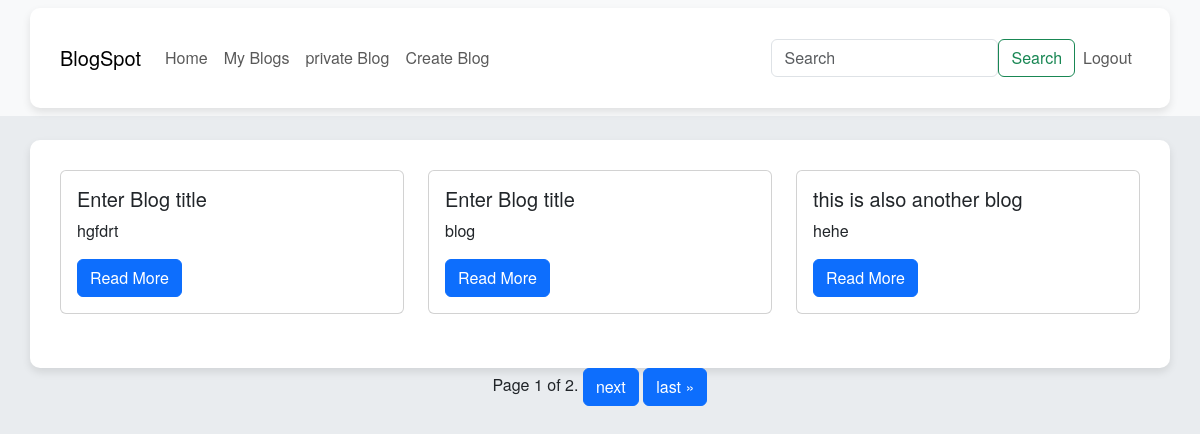
Page / (signed in) on the committed database.
### blog/models.py (models this page shows, shortened)
class Createblog(models.Model):
    user = models.ForeignKey(Bloguser, on_delete= models.CASCADE, related_name= 'user')
    title = models.TextField(max_length=256)
    description = models.TextField()
    blog_img = models.ImageField(upload_to='media/', blank=True)
    published_on = models.DateField(default= timezone.now)
    edited_on = models.DateField(default=timezone.now)
    BLOG_CHOICES = (
        ('P', 'Private'),
        ('S', 'Public'),
    )
    blog_type = models.CharField(max_length=20, default= "S", choices=BLOG_CHOICES)

### blog/views.py (the view)
# urls.py: path('', index, name = "index"),
def index(request):
    blogs = Createblog.objects.filter(blog_type= 'S')[::-1]
    paginator = Paginator(blogs, 3)
    page_number = request.GET.get("page")
    page_obj = paginator.get_page(page_number)
    return render(request, 'index.html', {"blogs":blogs, "page_obj":page_obj,})

### blog/templates/index.html (shortened to what this page needs)
<!DOCTYPE html>
<html lang="en">
<head>
    {% load bootstrap5 %}
    {% bootstrap_css %}
</head>
<body>
    <nav class="navbar navbar-expand-lg navbar-light bg-light">
       <div class="container">
        <a class="navbar-brand" href="{% url 'index' %}">BlogSpot</a>
        <div class="collapse navbar-collapse" id="navbarSupportedContent">
            <ul class="navbar-nav mr-auto">
                <li class="nav-item active">
                    <a class="nav-link" href="{% url 'index' %}">Home</a>
                </li>
                {% if user.is_authenticated %}
                <li class="nav-item">
                    <a class="nav-link" href="{% url 'myblog' %}">My Blogs</a>
                </li>
                <li class="nav-item">
                    <a class="nav-link" href="{% url 'privateblog' %}">private Blog</a>
                </li>
                <li class="nav-item">
                    <a class="nav-link" href="{% url 'newblog' %}">Create Blog</a>
                </li>
            </div>
                <form method="POST" action="{% url 'individual' %}" class="form-inline d-flex my-2 my-lg-0">
                    <input class="form-control mr-sm-2" type="search" name="search_item" placeholder="Search" aria-label="Search">
                    <button class="btn btn-outline-success my-2 my-sm-0" style="display: inline-block; margin-top: 8px;"  type="submit">Search</button>
                </form>
                <li class="nav-item navbar-nav mr-auto">
                    <a class="nav-link" href="{% url 'logout' %}">Logout</a>
                </li>
                {% else %}
                <li class="nav-item navbar-nav mr-auto">
                    <a class="nav-link" href="{% url 'login' %}">Login</a>
                </li>
                {% endif %}
        </div>
    </nav>
    {% if user.is_authenticated %}
    <div class="container mt-4">
        <div class="row">
            {% for blog in page_obj %}
            <div class="col-md-4 mb-4">
                <div class="card">
                    <div class="card-body">
                        <h5 class="card-title">{{ blog.title }}</h5>
                        <p class="card-text">{{ blog.description|truncatewords:15 }}</p>
                        <a href="{% url 'details' blog.pk %}" class="btn btn-primary">Read More</a>
                    </div>
                </div>
            </div>
            {% endfor %}
        </div>
    </div>
    <div class="pagination d-flex justify-content-center">
        <span class="step-links">
            <span class="current">
                Page {{ page_obj.number }} of {{ page_obj.paginator.num_pages }}.
            </span>
            {% if page_obj.has_next %}
            <a href="?page={{ page_obj.next_page_number }}" class="btn btn-primary">next</a>
            <a href="?page={{ page_obj.paginator.num_pages }}" class="btn btn-primary">last &raquo;</a>
            {% endif %}
        </span>
    </div>
    {% endif %}
</body>
</html>

### blog/templates/index.html (style rules this page uses)
body { background-color: #e9ecef; font-family: 'Helvetica Neue', Arial, sans-serif; }
nav { background-color: #e9ecef; font-family: 'Helvetica Neue', Arial, sans-serif; }
.container { background: #ffffff; border-radius: 10px; padding: 30px; box-shadow: 0 4px 8px rgba(0, 0, 0, 0.1); }

### rows in the picture
Createblog: title "Enter Blog title", description "hgfdrt"
Createblog: title "Enter Blog title", description "blog"
Createblog: title "this is also another blog", description "hehe"

### other values in the picture
{{ page_obj.number }} "1"
{{ page_obj.paginator.num_pages }} "2"
